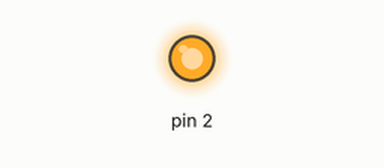
A sketch run on a simulated Arduino Uno, built with avr-gcc and run on an emulated ATmega328P. Parts: output pins drawn as LEDs (lit = HIGH). Pins used as bus, display or sensor lines are not drawn.

Above: at 0.1 s.
Timing chart, 0 to 1.6 s (numbered marks = the images above):
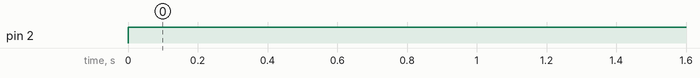

Measured:
- by itself, pin 2: LOW → HIGH at 0.00 s

The sketch:

TurnLeftRight.ino
```cpp
void setup() {
  pinMode(2, OUTPUT);
  pinMode(3, OUTPUT);
  pinMode(4, OUTPUT);
}

void run_motor_forward(int enable, int forward, int backward, int percentage) {
    digitalWrite(enable, HIGH);
    digitalWrite(backward, LOW);

    int delay = 10 * percentage;
    digitalWrite(forward, HIGH);
    delayMicroseconds(delay);
    digitalWrite(forward, LOW);
    delayMicroseconds(1000 - delay);
}

void run_motor_backward(int enable, int forward, int backward, int percentage) {
    digitalWrite(enable, HIGH);
    digitalWrite(forward, LOW);

    int delay = 10 * percentage;
    digitalWrite(backward, HIGH);
    delayMicroseconds(delay);
    digitalWrite(backward, LOW);
    delayMicroseconds(1000 - delay);
}

void motor_stop(int enable, int forward, int backward){
  digitalWrite(enable, LOW);
  digitalWrite(forward, LOW);
  digitalWrite(backward, LOW);
}

unsigned long startTime = 0;

void loop() {
    /*run_motor_forward(2, 3, 4, 100);
    delay(2000);
    run_motor_forward(2, 3, 4, 50);
    delay(2000);
    run_motor_forward(2, 3, 4, 30);
    delay(2000);*/
    //delay(1000);
    //motor_stop(2, 3, 4);
    //delay(1000);
   // run_motor_backward(2, 3, 4, 100);
    unsigned long loopTime = millis() - startTime; //Calculate the time since last time the cycle was completed

    if (loopTime <= 4000) //Check if the time is less than 1000 millis, and if so, run loop 1
    {
      //Serial.println("Loop 1");
      run_motor_forward(2, 3, 4, 100);
    }
    else if (loopTime > 4000 && loopTime <= 8000) //If time is over 1000 millis and less than/or 2000 millis, run loop 2
    {
      //Serial.println("Loop 2");
      run_motor_backward(2, 3, 4, 100);
    }
    else
    {
      startTime = millis();
    }

 //delay(250); //Only here to prevent spamming serial monitor too much
}
```
